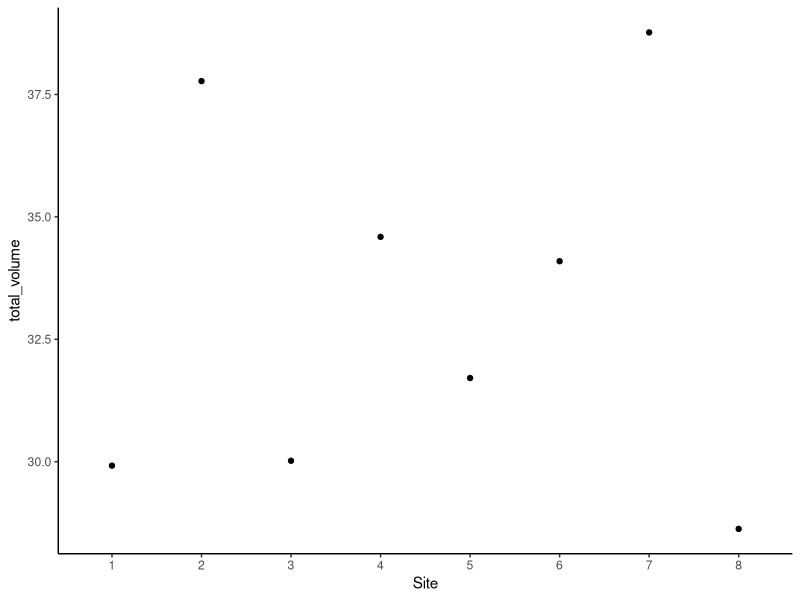

Generate this figure with R: (Note: this script raises an error after producing the figure.)
#General info Perenjori Watering Experiment 2020
## Alexandra Catling March 2021

library(tidyverse)

watering <- read_csv("Data/Watering_amounts_2020.csv")
#Note that where watered wasn't added, I've put '0' under water_can_mm (to avoid NA issues)

#Adding a column to calculate the volume of water added, currently just the height (mm)
# in the watering can.
#Formula for volume in a cylinder is volume = pi * radius^2 * height
#Diameter of watering can from Bunnings website is 225 mm, so radius is 112.5
#This will give cubic millimeters with my units. 1mm^3 = 1e-6 L.
#So need to divide it all by 1e+6 to get L.

wateringdata <- watering %>% mutate(volume = (pi*112.5^2*Water_can_mm/2)/1000000)

wateringbysite <- wateringdata %>% group_by(Site) %>% summarise(total_volume = sum(volume))

str(wateringbysite)
wateringbysite$Site <- as.factor(wateringbysite$Site)

ggplot(wateringbysite, aes(x = Site, y = total_volume))+
  geom_point()+
  theme_classic()

## Want to see if watering treatment affected survival
#Wet plots: 1B, 2C, 3B, 4C, 5C, 6B, 7B, 8B
#Dry plots: 1C, 2A, 3A, 4B, 5B, 6A, 7A, 8A

treatments <- read_csv("Data/treatments_meta.csv")
survivaltreatment <- merge(treatments, survivalplot)

#Reordering in order of dry, control, wet.

level = c("Dry", "Control", "Wet")
survivaltreatment$Treatment <- factor(survivaltreatment$Treatment, level = c("Dry", "Control", "Wet"))

ggplot(survivaltreatment, aes(x = Treatment, y = n))+
  geom_boxplot()+
  geom_point()+
  theme_classic()+
  ylab("Number of focals that survived to set seed")

ggplot(survivaltreatment, aes (x = Cover, y = n))+
  geom_boxplot()+
  geom_point()+
  theme_classic()+
  ylab("Number of focals that survived to set seed")

ggplot(survivaltreatment, aes (x = Treatment, y = n, colour = Cover))+
  geom_boxplot()+
  geom_jitter(position = position_jitter(width = 0.1, height = NULL))+
  theme_classic()+
  ylab("Number of focals that survived to set seed")

model1 <- lm(n ~ Treatment, survivaltreatment)
summary(model1)

model2 <- lm(n ~ Treatment + Cover, survivaltreatment)
summary(model2)

model3 <- lm(n ~ Treatment + Cover + Treatment*Cover, survivaltreatment)
summary(model3)

AIC(model1, model2, model3)

#BUT need to factor in that some of these died before I imposed the watering treatment



